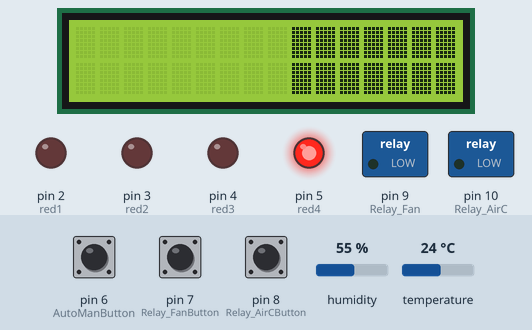
Recording of a sketch running on a simulated Arduino Uno, built with avr-gcc and run on an emulated ATmega328P. Parts: 16×2 character LCD, switched loads named in the sketch (green lamp = pin HIGH), output pins drawn as LEDs (lit = HIGH). Inputs (shaded band) come from the test bench; at power-on: humidity 55 %, pin 7 (Relay_FanButton) HIGH, temperature 24 °C, pin 6 (AutoManButton) HIGH, pin 8 (Relay_AirCButton) HIGH. What the sketch prints to the serial monitor is not drawn.

Above: at 0.7 s.
2.0 s: humidity set to 22 %
5.0 s: pin 7 (Relay_FanButton) pulled LOW for 0.15 s
At 7.1 s:
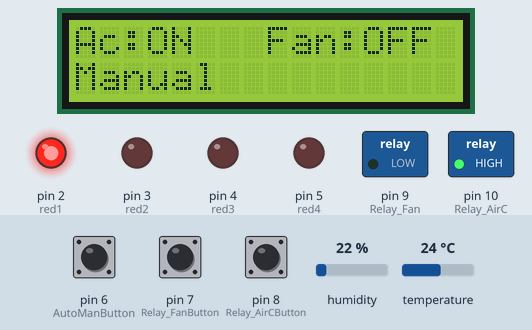
8.1 s: temperature set to 28 °C
At 9.6 s:
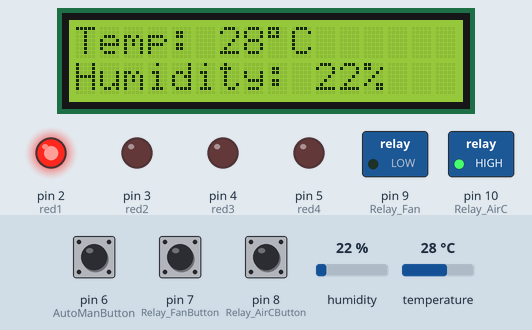
10.5 s: temperature set to 31 °C
At 11.2 s:
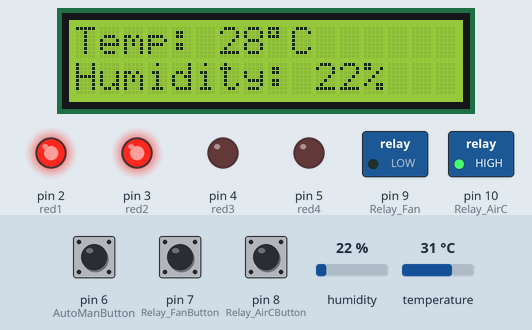
12.0 s: pin 6 (AutoManButton) pulled LOW for 0.15 s
At 12.9 s:
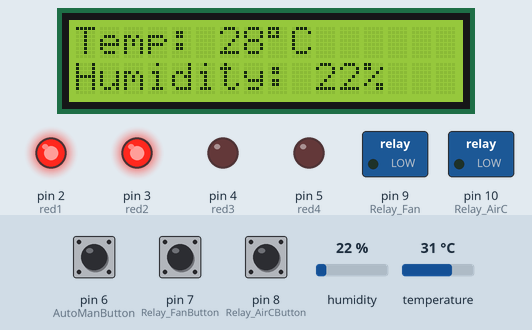
15.1 s: temperature set to 12 °C
At 18.5 s:
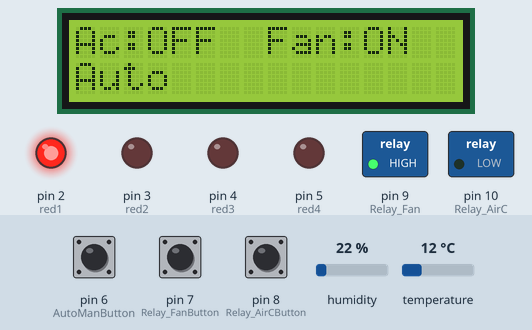
Timing chart, 0 to 19.1 s (numbered marks = the images above; inputs shaded):
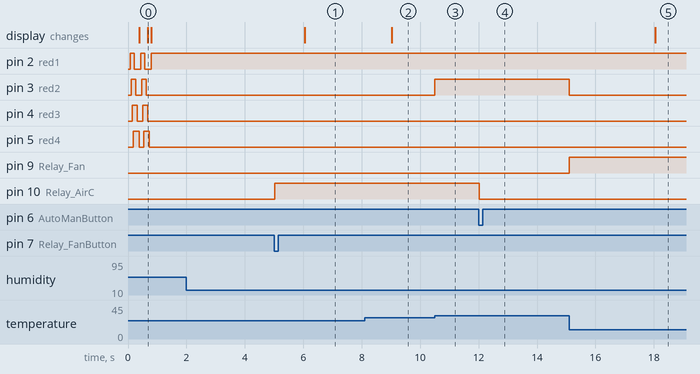

The sketch:

ArduinoCode.ino
```cpp
// include the library use
#include <Adafruit_Sensor.h>
#include <DHT.h>
#include <DHT_U.h>
#include <Wire.h>
#include <LiquidCrystal_I2C.h>
// Set the LCD address to 0x27 for a 16 chars and 2 line display
LiquidCrystal_I2C lcd(0x27, 16, 2);
//  initialize the arduino data holder
int temperature = 0;
int humidity = 0;
bool fanState = false;
bool airConState = false;
bool AutoManState = false;
//  initialize the arduino board pin
#define AutoManButton 6
#define Relay_FanButton 7
#define Relay_AirCButton 8
#define red1 2
#define red2 3
#define red3 4
#define red4 5
#define Relay_Fan 9
#define Relay_AirC 10
#define DHTPIN 11      // Digital pin connected to the DHT sensor
#define DHTTYPE DHT11  // DHT 22  (AM2302), AM2321
DHT_Unified dht(DHTPIN, DHTTYPE);
// button state
int autoManButtonState = LOW;         // Current state of the button
int lastAutoManButtonState = LOW;     // Previous state of the button
int fanButtonState = LOW;             // Current state of the button
int lastFanButtonState = LOW;         // Previous state of the button
int airConButtonState = LOW;          // Current state of the button
int lastAirConButtonState = LOW;      // Previous state of the button
unsigned long lastDebounceTime1 = 0;  // Last time the button state changed
unsigned long lastDebounceTime2 = 0;  // Last time the button state changed
unsigned long lastDebounceTime3 = 0;  // Last time the button state changed
unsigned long debounceDelay = 10;     // Debounce time
unsigned long Time = 0;
unsigned long Time1 = 0;
byte block[] = {
  B11111,
  B11111,
  B11111,
  B11111,
  B11111,
  B11111,
  B11111,
  B11111
};
void loading() {
  for (int u = 0; u < 2; u++) {
    for (int x = 0; x < 16; x++) {
      lcd.setCursor(x, 0);
      lcd.write(byte(0));
      lcd.setCursor(x, 1);
      lcd.write(byte(0));
      // light up the LEDs
      if (x < 4) {
        digitalWrite(red1, HIGH);
      } else if (x < 8) {
        digitalWrite(red2, HIGH);
      } else if (x < 12) {
        digitalWrite(red3, HIGH);
      } else if (x < 16) {
        digitalWrite(red4, HIGH);
      }
      delay(5);
    }
    for (int x = 0; x < 16; x++) {
      lcd.setCursor(x, 0);
      lcd.print(" ");
      lcd.setCursor(x, 1);
      lcd.print(" ");
      // light up the LEDs
      if (x < 4) {
        digitalWrite(red1, LOW);
      } else if (x < 8) {
        digitalWrite(red2, LOW);
      } else if (x < 12) {
        digitalWrite(red3, LOW);
      } else if (x < 16) {
        digitalWrite(red4, LOW);
      }
      delay(10);
    }
  }
}

void setup() {
  // put your setup code here, to run once:
  Serial.begin(9600);
  // Initialize device.
  dht.begin();
  // initialize the LCD
  // lcd.begin();
  lcd.init();
  // Turn on the blacklight and print a message.
  lcd.backlight();
  pinMode(red1, OUTPUT);                    // led red1
  pinMode(red2, OUTPUT);                    // led red2
  pinMode(red3, OUTPUT);                    // led red3
  pinMode(red4, OUTPUT);                    // led red4
  pinMode(Relay_Fan, OUTPUT);               // FanOutput
  pinMode(Relay_AirC, OUTPUT);              // AirconOutput
  pinMode(AutoManButton, INPUT_PULLUP);     // autoMan Button
  pinMode(Relay_FanButton, INPUT_PULLUP);   // Fan Button
  pinMode(Relay_AirCButton, INPUT_PULLUP);  // Aircon Button
  lcd.createChar(0, block);
  loading();
}
void loop() {
  // For Auto and Manual
  int reading1 = digitalRead(AutoManButton);
  if (reading1 != lastAutoManButtonState) {
    lastDebounceTime1 = millis();
  }
  if ((millis() - lastDebounceTime1) > debounceDelay) {
    if (reading1 != autoManButtonState) {
      autoManButtonState = reading1;
      if (autoManButtonState == LOW) {
        AutoManState = !AutoManState;
      }
    }
  }
  lastAutoManButtonState = reading1;
  // For FanButton
  int reading2 = digitalRead(Relay_FanButton);
  if (reading2 != lastFanButtonState) {
    lastDebounceTime2 = millis();
  }
  if ((millis() - lastDebounceTime2) > debounceDelay) {
    if (reading2 != fanButtonState) {
      fanButtonState = reading2;
      if (fanButtonState == LOW) {
        if (AutoManState) {
          AutoManState = !AutoManState;
        }
        airConState = !airConState;
      }
    }
  }
  lastFanButtonState = reading2;
  // For airConButton
  int reading3 = digitalRead(Relay_AirCButton);
  if (reading3 != lastAirConButtonState) {
    lastDebounceTime3 = millis();
  }
  if ((millis() - lastDebounceTime3) > debounceDelay) {
    if (reading3 != airConButtonState) {
      airConButtonState = reading3;
      if (airConButtonState == LOW) {
        if (AutoManState) {
          AutoManState = !AutoManState;
        }
        fanState = !fanState;
      }
    }
  }
  lastAirConButtonState = reading3;
  // Temperature
  sensors_event_t event;
  dht.temperature().getEvent(&event);
  temperature = event.temperature;
  // Humidity
  dht.humidity().getEvent(&event);
  humidity = event.relative_humidity;

  // LED indicator
  if (humidity != 0 && temperature != 0) {
    if (temperature < 30) {
      digitalWrite(red1, HIGH);
      digitalWrite(red2, LOW);
      digitalWrite(red3, LOW);
      digitalWrite(red4, LOW);
    } else if (temperature >= 30 && temperature < 33) {
      digitalWrite(red1, HIGH);
      digitalWrite(red2, HIGH);
      digitalWrite(red3, LOW);
      digitalWrite(red4, LOW);
    } else if (temperature >= 33 && temperature < 35) {
      digitalWrite(red1, HIGH);
      digitalWrite(red2, HIGH);
      digitalWrite(red3, HIGH);
      digitalWrite(red4, LOW);
    } else if (temperature >= 35 && temperature < 36) {
      digitalWrite(red1, HIGH);
      digitalWrite(red2, HIGH);
      digitalWrite(red3, HIGH);
      digitalWrite(red4, HIGH);
    } else if (temperature >= 36) {
      // warning signal
      digitalWrite(red1, LOW);
      digitalWrite(red2, LOW);
      digitalWrite(red3, LOW);
      digitalWrite(red4, LOW);
      delay(300);
      digitalWrite(red1, HIGH);
      digitalWrite(red2, HIGH);
      digitalWrite(red3, HIGH);
      digitalWrite(red4, HIGH);
      delay(300);
    }
  }
  // Changing State in Auto
  if (AutoManState) {
    // normal condition is 28-30 C and 75-85%
    // balance the temperature and humidity
    if (temperature >= 33 && humidity > 85) {  // high temperature and high humidity
      digitalWrite(Relay_AirC, HIGH);          // para mabilis ang pagbaba ng temperature at humidity
      airConState = true;
      digitalWrite(Relay_Fan, LOW);
      fanState = false;
    } else if (temperature >= 33 && humidity <= 75) {  // high temperature and low humidity
      digitalWrite(Relay_AirC, HIGH);                  // on dalawa para mabilis ang pagbaba ng temperature at pagtaas ng humidity
      airConState = true;
      digitalWrite(Relay_Fan, HIGH);
      fanState = true;
    } else if (temperature < 28 && humidity > 85) {  // low temperature and high humidity
      digitalWrite(Relay_AirC, LOW);                 // if may heater pwede ni e on pero walay heater
      airConState = false;
      digitalWrite(Relay_Fan, LOW);
      fanState = false;
    } else if (temperature <= 28 && humidity <= 75) {  // low temperature and low humidity
      digitalWrite(Relay_AirC, LOW);                   // pinapababa ng aircon ang humid at temperature kaya fan lang
      airConState = false;
      digitalWrite(Relay_Fan, HIGH);
      fanState = true;
    } else if (temperature >= 33 && humidity <= 85) {  // high temperature and low humidity
      digitalWrite(Relay_AirC, HIGH);                  // on dalawa para mabilis ang pagbaba ng temperature at pagtaas ng humidity
      airConState = true;
      digitalWrite(Relay_Fan, HIGH);
      fanState = true;
    } else {  // if any condition is not met then turn off the aircon and fan
      digitalWrite(Relay_AirC, LOW);
      airConState = false;
      digitalWrite(Relay_Fan, LOW);
      fanState = false;
    }

  } else {  // manual
    if (airConState) {
      digitalWrite(Relay_AirC, HIGH);
    } else {
      digitalWrite(Relay_AirC, LOW);
    }
    if (fanState) {
      digitalWrite(Relay_Fan, HIGH);
    } else {
      digitalWrite(Relay_Fan, LOW);
    }
  }

  // reading button from client
  //  Reading And control condition
  if (Serial.available() > 0) {
    char controlCode = Serial.read();
    if (controlCode == '\n') {
      return;
    } else if (controlCode == 'A') {
      AutoManState = !AutoManState;
    }
    if (!AutoManState) {
      if (controlCode == 'F') {
        fanState = !fanState;
      } else if (controlCode == 'W') {
        airConState = !airConState;
      }
    }
  }
  Time = millis();
  //  print the data every 250ms
  if (Time % 250 == 0) {
    Serial.print(String(temperature) + "," + String(humidity) + "," + String(AutoManState) + "," + String(airConState) + "," + String(fanState) + "\n");
    Time = 0;
  }
  //  display the data every 3s
  Time1 = millis();
  if (Time1 % 3000 == 0) {
    lcd.clear();
    lcd.setCursor(0, 0);
    lcd.print("Temp: ");
    lcd.print(temperature);
    lcd.print((char)223);
    lcd.print("C");
    lcd.setCursor(0, 1);
    lcd.print("Humidity: ");
    lcd.print(humidity);
    lcd.print("%");
  }
  if (Time1 % 6000 == 0) {
    lcd.clear();
    lcd.setCursor(0, 0);
    lcd.print("Ac:");
    if (airConState) {
      lcd.print("ON   ");
    } else {
      lcd.print("OFF  ");
    }
    lcd.print("Fan:");
    if (fanState) {
      lcd.print("ON");
    } else {
      lcd.print("OFF");
    }
    lcd.setCursor(0, 1);
    if (AutoManState) {
      lcd.print("Auto");
    } else {
      lcd.print("Manual");
    }
    Time1 = 0;
  }
}
```

Measured:
- the behaviour switches between 29 and 30 °C on temperature (found by bisection; images 2 and 3)
- after the input at 2.0 s, every drawn part: stays the same
- after the input at 5.0 s, pin 10 (Relay_AirC): LOW → HIGH at once; the display: changes after 1.1 s (image 1)
- after the input at 8.1 s, the display: changes after 0.93 s (image 2)
- after the input at 10.5 s, pin 3 (red2): LOW → HIGH at once
- after the input at 12.0 s, pin 10 (Relay_AirC): HIGH → LOW at once
- after the input at 15.1 s, pin 3 (red2): HIGH → LOW at once; pin 9 (Relay_Fan): LOW → HIGH at once; the display: changes after 2.9 s (image 5)
- by itself, pin 2 (red1): alternates HIGH for 0.14 s and LOW for 0.22 s, 4 changes in all, then stays HIGH
